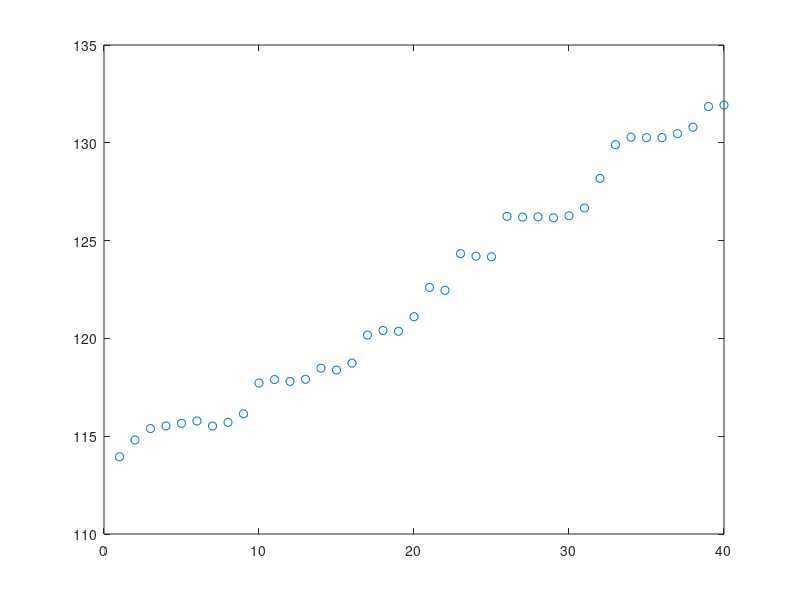

Write MATLAB code to recreate this figure. (Note: this script raises an error after producing the figure.)
addpath ('c:\Program Files\Matlab\fdaM')

load herm1.dat
load herm2.dat
load herm3.dat
load herm4.dat
load herm5.dat
load herm6.dat
load herm7.dat

%  ---------------------------------------------------------
%               plot results for the 6th baby
%  ---------------------------------------------------------

x = herm6(:,1);
y = herm6(:,2);

plot(x, y, 'o')

n  = length(x);
wt = ones(n,1);
zmat = wt;

rng = [1,n];

nbasis = n + 2;
basis  = create_bspline_basis([1,n], nbasis);
Wfd0   = fd(zeros(nbasis,1), basis);
WfdPar = fdPar(Wfd0, 2, 1e-5);
[Wfd, beta] = smooth_monotone(x, y, WfdPar, zmat, wt);

xfine = linspace(1,n,301)';
yhat  = beta(1) + beta(2).*eval_mon(xfine,Wfd);
Dyhat =           beta(2).*eval_mon(xfine, Wfd, 1);
D2yhat =          beta(2).*eval_mon(xfine, Wfd, 2);

subplot(1,1,1)
phdl = plot(xfine, yhat, 'b-', x, y, 'bo');
set(phdl, 'LineWidth', 2)
xlabel('\fontsize{16} Age (day)')
ylabel('\fontsize{16} Lower leg length (mm)')
axis([1,40,112,135])

subplot(1,1,1)
phdl = plot(xfine, Dyhat, 'b-');
set(phdl, 'LineWidth', 2)
xlabel('\fontsize{16} Age (day)')
ylabel('\fontsize{16} Lower leg velocity (mm/day)')
axis([1,40,0,2.6])

ahdl = axes('Box', 'on', 'FontSize', 13);
set(ahdl, 'FontSize', 13)
set(ahdl, 'Xlim', [0,40]);
set(ahdl, 'Xtick', [0:10:40]);
set(ahdl, 'Ylim', [112,133]);
set(ahdl, 'Ytick', 115:5:130);
xlabel('Day', 'FontSize', 13);
ylabel('Tibia length (mm)', 'FontSize', 13);
lhdl = line(xfine, yhat);
set(lhdl, 'LineWidth', 2)
lhdl = line(x, y);
set(lhdl, 'LineWidth', 1, 'LineStyle', 'none', 'Marker', 'o')

print -dps2 'c:/MyFiles/fdabook/revision/figs.dir/growonebabyH.ps'

ahdl = axes('Box', 'on', 'FontSize', 13);
set(ahdl, 'FontSize', 13)
set(ahdl, 'Xlim', [0,40]);
set(ahdl, 'Xtick', [0:10:40]);
set(ahdl, 'Ylim', [0,2.3]);
set(ahdl, 'Ytick', 0:0.5:2);
xlabel('Day', 'FontSize', 13);
ylabel('Tibia velocity (mm/day)', 'FontSize', 13);
lhdl = line(xfine, Dyhat);
set(lhdl, 'LineWidth', 2)

print -dps2 'c:/MyFiles/fdabook/revision/figs.dir/growonebabyV.ps'

phdl=plot(Dyhat, -D2yhat, '-');
set(phdl, 'LineWidth', 2)
axis([0,2.3,-2.1,2.1])
xlabel('Tibia velocity (mm/day)', 'FontSize', 13);
ylabel('Tibia Decceleration (mm/day^2)', 'FontSize', 13);


